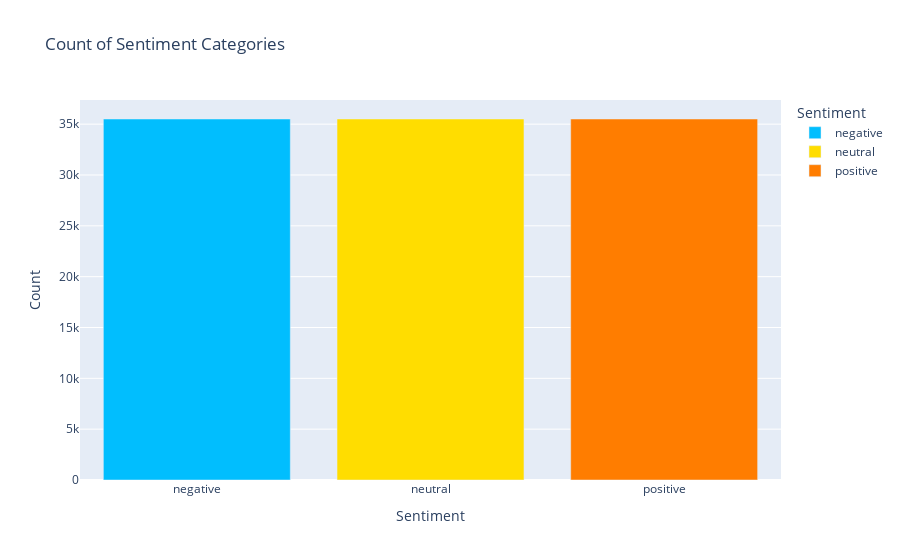

Notebook code cell kept with this figure:
### Code cell
import plotly.express as px

df['sentiment'] = df['sentiment'].astype('category')

category_counts = df['sentiment'].value_counts().reset_index()

category_counts.columns = ['Sentiment', 'Count']

class_names = ['negative', 'neutral', 'positive']

category_counts['Sentiment'] = category_counts['Sentiment'].map(dict(enumerate(class_names)))

# Create the Plotly bar chart
fig = px.bar(category_counts, 
             x='Sentiment', 
             y='Count', 
             labels={'Sentiment': 'Sentiment', 'Count': 'Count'},
             title='Count of Sentiment Categories',
             color='Sentiment',
             color_discrete_sequence=["#01BEFE", "#FFDD00", "#FF7D00"])

# Display the plot
fig.show()

### Figure 1 — Plotly figure (JSON) as saved in the notebook; plotly's stock layout.template omitted (floating-point values rounded to 4 significant figures)
{"data": [{"alignmentgroup": "True", "hovertemplate": "Sentiment=%{x}<br>Count=%{y}<extra></extra>", "legendgroup": "negative", "marker": {"color": "#01BEFE", "pattern": {"shape": ""}}, "name": "negative", "offsetgroup": "negative", "orientation": "v", "showlegend": true, "textposition": "auto", "type": "bar", "x": ["negative"], "xaxis": "x", "y": [35509], "yaxis": "y"}, {"alignmentgroup": "True", "hovertemplate": "Sentiment=%{x}<br>Count=%{y}<extra></extra>", "legendgroup": "neutral", "marker": {"color": "#FFDD00", "pattern": {"shape": ""}}, "name": "neutral", "offsetgroup": "neutral", "orientation": "v", "showlegend": true, "textposition": "auto", "type": "bar", "x": ["neutral"], "xaxis": "x", "y": [35509], "yaxis": "y"}, {"alignmentgroup": "True", "hovertemplate": "Sentiment=%{x}<br>Count=%{y}<extra></extra>", "legendgroup": "positive", "marker": {"color": "#FF7D00", "pattern": {"shape": ""}}, "name": "positive", "offsetgroup": "positive", "orientation": "v", "showlegend": true, "textposition": "auto", "type": "bar", "x": ["positive"], "xaxis": "x", "y": [35509], "yaxis": "y"}], "layout": {"autosize": true, "barmode": "relative", "legend": {"title": {"text": "Sentiment"}, "tracegroupgap": 0}, "title": {"text": "Count of Sentiment Categories"}, "xaxis": {"anchor": "y", "autorange": true, "categoryarray": ["negative", "neutral", "positive"], "categoryorder": "array", "domain": [0, 1], "range": [-0.5, 2.5], "title": {"text": "Sentiment"}, "type": "category"}, "yaxis": {"anchor": "x", "autorange": true, "domain": [0, 1], "range": [0, 37380.0], "title": {"text": "Count"}, "type": "linear"}}}
